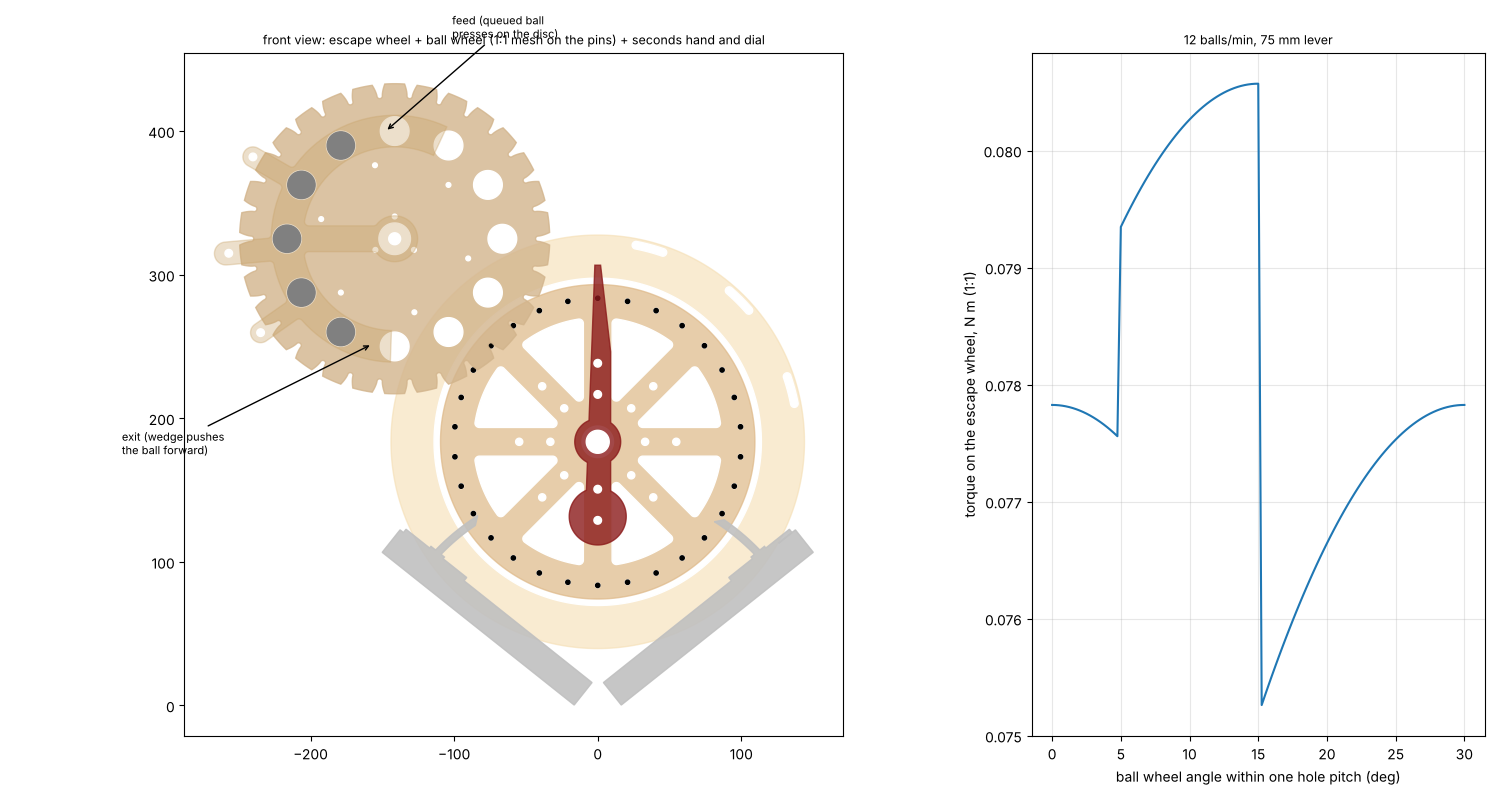

Write the Python code that produced this figure.
#!/usr/bin/env python3
"""MARBLE DRIVE for the pin-wheel escapement + SECONDS HAND (WIP, preview stage: renders, no G-code yet unless --gcode).

The pendulum is motor-driven, so the escape wheel only needs enough torque to step 6 deg per second and beat friction.
  - BALL WHEEL: one disc (2 x ply3, screwed) on its own fixed 8 mm axle beside the escape wheel, in the escape
    wheel's 20 mm gap plane. Its rim is a GEAR whose 30 teeth mesh the escape wheel's own 30 M3 pins (1:1, no extra
    parts on the escape wheel), so it turns once a minute, the other way. The tooth flanks are generated from the pin
    path (each tooth is the envelope of a pin), all addendum: action only after the line of centres.
  - BALL HOLES: 12 round holes (one per 5 s) a little bigger than a 3/4" ball. A queued ball at the top, pressing on
    the disc's front face, rolls into each hole as it arrives (self-metering: one ball per hole). Two fixed GUIDES
    clamped on the axle with M8 nuts (front and back, 10 from the disc's centre plane) keep the balls in their holes
    down the descending side; their weight turns the wheel. Near the bottom a 2-layer WEDGE on the back guide pushes
    each ball forward out of its hole onto your return track to the lift.
  - SECONDS HAND: bolted to the escape wheel's front ring on two spokes' M5 (stood off on nuts over the pin nuts),
    balanced by its tail. A fixed DIAL RING (60 ticks, etched numbers) sits behind the hand tip, outside the wheel.

Front view, x right, y up, origin = the anchor (pendulum) arbor, as in escapement_pin.py; z toward the viewer,
z = 0 the middle of the wheels' gap.

    python3 marbles/clock/marble_drive.py            # numbers + marble_drive.scad + views/marble_drive_*.png
    python3 marbles/clock/marble_drive.py --gcode    # also the ply3 cut files (marbles/gcode/)
"""
import argparse
import math
import subprocess
import sys
from pathlib import Path

import numpy as np
import shapely
from shapely import affinity
from shapely.geometry import LineString, Point, Polygon, box
from shapely.ops import unary_union

HERE = Path(__file__).resolve().parent
sys.path.insert(0, str(HERE))
sys.path.insert(0, str(HERE.parent))
import escapement_pin as E  # noqa: E402

# --- ball wheel -------------------------------------------------------------------------------------------------
Z = 30                    # teeth: = the escape wheel's pins, so 1:1 (one turn a minute)
PLACE = 135.0             # where the ball wheel sits round the escape wheel (deg, from its centre): upper left, so
                          # its descending (left) side is outboard and it is far from the anchor's arms
RG = E.R * Z / E.N        # pitch radius
C = E.R + RG              # centre distance
R_TIP = 108.0             # tooth tips: about 16 deg of action per tooth for a 12 deg pitch (contact ratio ~1.35)
CLEAR = 0.35              # pin envelope grown by this (backlash)
PLY = 2.63
DISC_LAYERS = 2
DISC_T = DISC_LAYERS * PLY
BALL_D = 19.05            # 3/4" chrome steel
BALL_M = 4 / 3 * math.pi * (BALL_D / 20) ** 3 * 7.83 / 1000      # kg (7.83 g/cm3)
K = 12                    # ball holes: one ball every 60 / K s
R_B = 75.0                # hole centre radius: the balls (to R_B + 9.5) stay outside the escape rings' reach
HOLE_D = 20.0             # ball hole
GUIDE_Z = 10.0            # guides' inner faces from the disc's centre plane (ball half-width 9.525)
FEED = 5.0                # ball enters its hole this far past the top (deg, in the turning direction)
OUT = 165.0               # ... and is out by here (the wedge runs 150..175)
BRG_D = 22.0              # 608 seat
CAP_IN = 15.0             # bearing caps: retain the outer race, clear the inner race / nuts
TIE_R = 114.0             # guide tie bolts (M5 + 20 mm of spacers) outside the teeth
G = 9.81

# --- seconds hand + dial ----------------------------------------------------------------------------------------
HAND_TIP = 123.0
HAND_TAIL = 52.0
HAND_Z = E.GAP / 2 + PLY + 8.0          # hand underside: front ring face + two M5 nuts (over the M3 pin ends)
DIAL_IN, DIAL_OUT = 114.0, 144.0
DIAL_Z = E.GAP / 2 + PLY + 1.0          # dial underside: just in front of the ring plane (outside the wheel)
TICK = (116.0, 121.0, 125.0)            # tick from, 1 s tick to, 5 s tick to
NUM_R, NUM_H = 131.0, 7.0
DIAL_SLOTS = (15.0, 45.0, 75.0)         # M5 slots for your frame, between the numbers: the upper right is the only
                                         # side where a post from behind misses both the ball wheel and the anchor arms
SLOT_R = 139.5

W = E.W                                  # escape wheel centre (anchor frame)
BC = E.polar(C, PLACE, W)                # ball wheel centre


def pin_centres(e):
    """escape pins (anchor frame) with the wheel turned clockwise by e deg"""
    return [E.polar(E.R, 90 - k * E.PITCH - e, W) for k in range(E.N)]


def gear_local():
    """the ball disc's toothed outline in its own frame (centre at the origin, at ball angle 0 <-> escape angle 0):
    the tip circle minus every position of every pin (grown by CLEAR) as the two turn together"""
    cut, a = [], -180.0
    while a < 180.0:
        e = a * Z / E.N
        for p in pin_centres(e):
            q = (p[0] - BC[0], p[1] - BC[1])
            c, s = math.cos(math.radians(-a)), math.sin(math.radians(-a))
            q = (q[0] * c - q[1] * s, q[0] * s + q[1] * c)
            if math.hypot(*q) < R_TIP + 3:
                cut.append(Point(q).buffer(E.PR + CLEAR, 16))
        a += 0.25
    g = Point(0, 0).buffer(R_TIP, 256).difference(unary_union(cut))
    return max(getattr(g, "geoms", [g]), key=lambda q: q.area)


def hole_angles(a):
    """ball hole angles measured from the top in the ball wheel's turning direction (counter-clockwise)"""
    return [(j * 360.0 / K + a) % 360.0 for j in range(K)]


def disc_layer(gear):
    holes = [Point(0, R_B).buffer(HOLE_D / 2, 64)]
    holes = [affinity.rotate(holes[0], j * 360 / K, origin=(0, 0)) for j in range(K)]
    holes.append(Point(0, 0).buffer(BRG_D / 2, 64))
    holes += cap_screws() + layer_screws()
    return gear.difference(unary_union(holes))


def cap_screws():
    return [Point(E.polar(15.5, 90 + 120 * i)).buffer(1.65, 24) for i in range(3)]


def layer_screws():
    """M3 holding the 2 disc layers together, between the ball holes, inside them"""
    return [Point(E.polar(R_B - 22, 90 + 360 / K * (j + 0.5))).buffer(1.65, 24) for j in range(0, K, 2)]


def bearing_cap():
    return Point(0, 0).buffer(20.5, 64).difference(unary_union([Point(0, 0).buffer(CAP_IN / 2, 48)] + cap_screws()))


def arc_band(r0, r1, a0, a1):
    """band between radii r0..r1 from angle a0 to a1 (deg from the top, counter-clockwise)"""
    pts = [E.polar(r1, 90 + a0 + (a1 - a0) * i / 60) for i in range(61)]
    pts += [E.polar(r0, 90 + a1 - (a1 - a0) * i / 60) for i in range(61)]
    return Polygon(pts)


def guide(front):
    """fixed guide plate (ball frame, unrotated: the wheel's top is +y). Back guide: the stop at the feed point
    and the base of the exit wedge; front guide: starts after the feed, ends before the wedge"""
    a0, a1 = (25.0, 150.0) if front else (-25.0, 178.0)
    band = arc_band(R_B - 11, R_B + 11, a0, a1)
    hub = Point(0, 0).buffer(16, 48)
    arm = LineString([(0, 0), E.polar(R_B, 90 + 90)]).buffer(9, cap_style=2)
    ties = [E.polar(TIE_R, 90 + a) for a in (60.0, 125.0)]
    lugs = [LineString([E.polar(R_B, 90 + a), p]).buffer(7, cap_style=1) for a, p in zip((60.0, 125.0), ties)]
    tab = LineString([E.polar(R_B, 90 + 95), E.polar(TIE_R + 4, 90 + 95)]).buffer(8, cap_style=1)
    g = unary_union([band, hub, arm, tab] + lugs).buffer(3).buffer(-3)
    holes = [Point(0, 0).buffer(4.15, 32)] + [Point(p).buffer(2.65, 24) for p in ties]
    holes.append(Point(E.polar(TIE_R + 2, 90 + 95)).buffer(2.65, 24))      # frame link (stops it turning on the axle)
    return g.difference(unary_union(holes)), ties


def wedge(step):
    """exit wedge layers on the back guide's inner face: step 1 from 150, step 2 from 160 (each 2.63 nearer the disc)"""
    a0 = 150.0 if step == 1 else 160.0
    g = arc_band(R_B - 11, R_B + 11, a0, 178.0)
    return g.difference(unary_union([Point(E.polar(R_B + 7.5, 90 + a)).buffer(1.65, 24) for a in (169.0, 175.0)] +
                                    [Point(E.polar(R_B - 7.5, 90 + a)).buffer(1.65, 24) for a in (169.0, 175.0)]))


def hand():
    """seconds hand (escape-wheel frame, centre at the origin, pointing up = +y): bolted through two spokes' M5
    (one up, one down) into the T-nuts; tail disc sized to put the centre of mass on the axle"""
    m5 = E.spoke_m5()
    body = Polygon([(-9, -m5[-1] - 8), (9, -m5[-1] - 8), (9, m5[-1] + 8), (2, HAND_TIP), (-2, HAND_TIP)])
    hub = Point(0, 0).buffer(16, 48)
    lo, hi, tail = 4.0, 30.0, None
    for _ in range(40):                     # bisect the tail disc radius so the centroid sits on the axle
        r = (lo + hi) / 2
        tail = unary_union([body, hub, LineString([(0, 0), (0, -HAND_TAIL)]).buffer(7, cap_style=2),
                            Point(0, -HAND_TAIL).buffer(r, 48)])
        if tail.centroid.y > 0:
            lo = r
        else:
            hi = r
    holes = [Point(0, 0).buffer(8.0, 48)] + [Point(0, s * r_).buffer(2.65, 24) for s in (1, -1) for r_ in m5]
    return tail.difference(unary_union(holes)), r


def dial():
    """the fixed dial ring (escape-wheel frame): cut outline + etched ticks/numbers as polylines"""
    ring = Point(0, 0).buffer(DIAL_OUT, 256).difference(Point(0, 0).buffer(DIAL_IN, 256))
    slots = [LineString(E.arc(SLOT_R, a - 4, a + 4)).buffer(2.65, cap_style=1)
             for a in DIAL_SLOTS]      # +-4 deg: turn the dial to line the ticks up with the hand
    g = ring.difference(unary_union(slots))
    ticks = []
    for s in range(60):
        a = 90 - 6 * s
        ticks.append([E.polar(TICK[0], a), E.polar(TICK[2] if s % 5 == 0 else TICK[1], a)])
    nums = [(f"{s}", *E.polar(NUM_R, 90 - 6 * s)) for s in range(0, 60, 5)]
    return g, ticks, nums


def to_anchor(g, ang=0.0):
    """ball frame -> anchor frame, the ball wheel turned counter-clockwise by ang"""
    return affinity.translate(affinity.rotate(g, ang, origin=(0, 0)), *BC)


def torque(a):
    """ball wheel torque (N m) at ball angle a: every loaded ball weighs on the descending (left) side"""
    t = 0.0
    for th in hole_angles(a):
        if FEED <= th <= OUT:
            t += BALL_M * G * (R_B / 1000) * math.sin(math.radians(th))
    return t


def mesh_check(gear):
    """push the escape wheel with the ball wheel over 2 pitches: (min, max) lag in deg; constant = continuous action"""
    def overlap(a, e):
        pts = []
        c, s = math.cos(math.radians(-a)), math.sin(math.radians(-a))
        for p in pin_centres(e):
            q = (p[0] - BC[0], p[1] - BC[1])
            q = (q[0] * c - q[1] * s, q[0] * s + q[1] * c)
            if math.hypot(*q) < R_TIP + 4:
                pts.append(q)
        return bool(np.min(shapely.distance(gear, shapely.points(np.array(pts)))) < E.PR)
    e, lags, a = -2.0, [], 0.0
    while a <= 2 * E.PITCH:
        if overlap(a, e):
            lo, hi = e, e + 0.05                    # small steps: the free window is only the backlash wide
            while overlap(a, hi):
                hi += 0.05
            for _ in range(20):
                m = (lo + hi) / 2
                lo, hi = (m, hi) if overlap(a, m) else (lo, m)
            e = hi
        if a > 2:
            lags.append(a * Z / E.N - e)
        a += 0.1
    return min(lags), max(lags)


def clearances(gear):
    """minimum gaps (mm) between the ball wheel and the escapement's parts in the same planes, over the swing"""
    tip = Point(BC).buffer(R_TIP, 256)
    anc = E.anchor_parts()
    sweep = [12 * (i / 6 - 1) for i in range(13)]
    d_anchor = min(affinity.rotate(anc, th, origin=(0, 0)).distance(tip) for th in sweep)
    balls_out = C - (R_B + BALL_D / 2) - E.RING_R                       # balls vs the escape rings (plan)
    spokes_in = C - R_TIP - (E.beam_reach() - 3)                       # teeth vs the escape wheel's 2020 spokes
    return d_anchor, balls_out, spokes_in


def scad_poly(g):
    g = max(getattr(g, "geoms", [g]), key=lambda q: q.area)
    pts = [[round(x, 2), round(y, 2)] for x, y in g.exterior.coords]
    holes = [[[round(x, 2), round(y, 2)] for x, y in r.coords] for r in g.interiors]
    allp = pts + [q for h in holes for q in h]
    paths, k = [list(range(len(pts)))], len(pts)
    for h in holes:
        paths.append(list(range(k, k + len(h))))
        k += len(h)
    return f"polygon(points={allp}, paths={paths});"


def scad(gear, out, phi=0.0):
    L = ["$fn=32;"]
    def slab(g, z0, t, col):
        L.append(f'color("{col}") translate([0,0,{z0:.2f}]) linear_extrude({t:.2f}) {scad_poly(g)}')
    a = phi * E.N / Z                                      # ball wheel angle for escape angle phi
    # escape wheel: 2 rings, pins, 2020 spokes
    ring = affinity.rotate(E.wheel(), -phi, origin=W)
    for z0 in (E.GAP / 2, -E.GAP / 2 - PLY):
        slab(ring, z0, PLY, "burlywood")
    for p in pin_centres(phi):
        L.append(f'color("silver") translate([{p[0]:.2f},{p[1]:.2f},{-E.GAP / 2 - PLY - 2:.2f}]) cylinder(d=3,h={E.GAP + 2 * PLY + 6:.2f});')
    for i in range(4):
        sp = LineString([E.polar(E.HUB_A, 90 * i - phi, W), E.polar(E.beam_reach() - 3, 90 * i - phi, W)]).buffer(10, cap_style=2)
        slab(sp, -E.GAP / 2, E.GAP, "silver")
    # anchor: hub plates + arms (at rest)
    hub, ie, ix, _ = E.anchor()
    for z0 in (E.GAP / 2, -E.GAP / 2 - PLY):
        slab(hub, z0, PLY, "peru")
    for b in (ie["beam"], ix["beam"], E.ANCHOR_INFO["tail"]):
        slab(b, -E.GAP / 2, E.GAP, "silver")
    for u in (ie, ix):
        slab(u["t"], -3, 6, "#222")
    # ball wheel: disc (2 layers), caps, balls, guides, wedge
    d = to_anchor(disc_layer(gear), a)
    slab(d, -DISC_T / 2, DISC_T, "tan")
    cap = to_anchor(bearing_cap())
    slab(cap, DISC_T / 2, PLY, "peru")
    slab(cap, -DISC_T / 2 - PLY, PLY, "peru")
    for th in hole_angles(a):
        if FEED <= th <= OUT:
            p = E.polar(R_B, 90 + th, BC)
            L.append(f'color("gainsboro") translate([{p[0]:.2f},{p[1]:.2f},0]) sphere(d={BALL_D});')
    gf, ties = guide(True)
    gb, _ = guide(False)
    slab(to_anchor(gf), GUIDE_Z, PLY, "#c9a46a")
    slab(to_anchor(gb), -GUIDE_Z - PLY, PLY, "#c9a46a")
    slab(to_anchor(wedge(1)), -GUIDE_Z, PLY, "#b08850")
    slab(to_anchor(wedge(2)), -GUIDE_Z + PLY, PLY, "#b08850")
    for p in ties:
        q = to_anchor(Point(p))
        L.append(f'color("silver") translate([{q.x:.2f},{q.y:.2f},{-GUIDE_Z - PLY - 1:.2f}]) cylinder(d=5,h={2 * GUIDE_Z + 2 * PLY + 2:.2f});')
    L.append(f'color("silver") translate([{BC[0]:.2f},{BC[1]:.2f},-30]) cylinder(d=8,h=60);')
    L.append(f'color("silver") translate([{W[0]:.2f},{W[1]:.2f},-30]) cylinder(d=8,h=60);')
    # queued balls on the feed chute (just a hint of where the feed comes in)
    for i in range(3):
        p = E.polar(R_B, 90 + FEED - 8, BC)
        L.append(f'color("gainsboro") translate([{p[0] + 4 + 19.5 * i:.2f},{p[1] + 3 + 4 * i:.2f},{DISC_T / 2 + BALL_D / 2 + 0.5:.2f}]) sphere(d={BALL_D});')
    # seconds hand + dial
    h, _ = hand()
    slab(affinity.translate(affinity.rotate(h, -phi, origin=(0, 0)), *W), HAND_Z, PLY, "#8b1a1a")
    dg, ticks, nums = dial()
    slab(affinity.translate(dg, *W), DIAL_Z, PLY, "wheat")
    for t in ticks:
        seg = affinity.translate(LineString(t).buffer(0.6, cap_style=2), *W)
        slab(seg, DIAL_Z + PLY, 0.3, "#333")
    out.write_text(L[0] + "\nrotate([90,0,0]) {   // stand it up: drawing y -> up, z (toward the viewer) -> -y\n" + "\n".join(L[1:]) + "\n}\n")


def front_drawing(gear, path):
    import matplotlib
    matplotlib.use("Agg")
    import matplotlib.pyplot as plt
    fig, (ax, ax2) = plt.subplots(1, 2, figsize=(15, 8), gridspec_kw=dict(width_ratios=[2.2, 1]))
    def draw(g, **kw):
        for p in getattr(g, "geoms", [g]):
            ax.fill(*p.exterior.xy, **kw)
            for r in p.interiors:
                ax.fill(*r.xy, color="w")
    draw(affinity.translate(dial()[0], *W), color="wheat", alpha=.6)
    draw(E.wheel(), color="burlywood", alpha=.7)
    for p in pin_centres(0):
        ax.add_patch(plt.Circle(p, 1.5, color="k"))
    draw(E.anchor_parts(), color="silver", alpha=.9)
    draw(to_anchor(disc_layer(gear)), color="tan", alpha=.8)
    draw(to_anchor(guide(False)[0]), color="#c9a46a", alpha=.35)
    for th in hole_angles(0):
        if FEED <= th <= OUT:
            ax.add_patch(plt.Circle(E.polar(R_B, 90 + th, BC), BALL_D / 2, color="gray"))
    h, _ = hand()
    draw(affinity.translate(h, *W), color="#8b1a1a", alpha=.8)
    ax.annotate("feed (queued ball\npresses on the disc)", E.polar(R_B, 90 + FEED, BC), (BC[0] + 40, BC[1] + 140),
                arrowprops=dict(arrowstyle="->"), fontsize=8)
    ax.annotate("exit (wedge pushes\nthe ball forward)", E.polar(R_B, 90 + 168, BC), (BC[0] - 190, BC[1] - 150),
                arrowprops=dict(arrowstyle="->"), fontsize=8)
    ax.set_aspect("equal")
    ax.set_title("front view: escape wheel + ball wheel (1:1 mesh on the pins) + seconds hand and dial", fontsize=9)
    angs = np.linspace(0, 360 / K, 121)
    ax2.plot(angs, [torque(x) for x in angs])
    ax2.set_xlabel("ball wheel angle within one hole pitch (deg)")
    ax2.set_ylabel("torque on the escape wheel, N m (1:1)")
    ax2.set_title(f"{K} balls/min, {R_B:g} mm lever", fontsize=9)
    ax2.grid(alpha=.3)
    plt.tight_layout()
    plt.savefig(path, dpi=100)


def emit_all(gear, out_dir):
    from laser_parts import gcode
    T, kerf, _ = gcode.fit("ply3")
    job = gcode.job("ply3")
    ejob = gcode.job("ply3", recipe="etch", feed_mm_per_min=3000, power_percent=60)   # as spiral_base.py (estimate)

    def one(name, g, copies, note, etches=()):
        gk = g.buffer(kerf / 2, join_style=2)
        x0, y0, x1, y1 = gk.bounds
        cuts = []
        for pg in getattr(gk, "geoms", [gk]):
            cuts += [gcode.Polyline([(x - x0, y - y0) for x, y in r.coords], True) for r in pg.interiors]
            cuts.append(gcode.Polyline([(x - x0, y - y0) for x, y in pg.exterior.coords], True))
        cuts = gcode.order(cuts)
        stem = gcode.name(name, x1 - x0, y1 - y0, "ply3")
        lines = gcode.preamble(job, title=f"{stem} -- marbles/clock/marble_drive.py: cut {copies}",
                               notes=[note, f"ply3: T {T}, kerf {kerf}; X0 Y0 = bottom-left"], etch=ejob if etches else None)
        ets = gcode.order([gcode.Polyline([(x - x0, y - y0) for x, y in pl], False) for pl in etches])
        for i, e in enumerate(ets, 1):
            lines += gcode.etch(e, ejob, i, len(ets))
        for i, c in enumerate(cuts, 1):
            lines += gcode.cut(c, job, i, len(cuts))
        p = gcode.write(out_dir / f"{stem}.gcode", lines)
        mins = sum(LineString(c.points).length * job.passes for c in cuts) / job.feed_mm_per_min
        print(f"  {p.name}: cut {copies}, ~{mins:.0f} min each")

    one("mdrive_ball_disc", disc_layer(gear), DISC_LAYERS,
        f"ball wheel disc, {Z} teeth on the escape pins (1:1), {K} ball holes d{HOLE_D:g} on r{R_B:g}, 608 seat; 2 layers, M3 together")
    one("mdrive_bearing_cap", bearing_cap(), 2, "608 retainer, one each face of the disc (3 x M3 through both disc layers)")
    one("mdrive_guide_front", guide(True)[0], 1, "front guide: clamp on the 8 mm axle with M8 nuts, 10 in front of the disc's centre plane")
    one("mdrive_guide_back", guide(False)[0], 1, "back guide: as the front, behind; carries the exit wedge")
    one("mdrive_wedge_1", wedge(1), 1, "exit wedge layer 1 (on the back guide's inner face, M3)")
    one("mdrive_wedge_2", wedge(2), 1, "exit wedge layer 2 (on layer 1)")
    h, _ = hand()
    one("mdrive_seconds_hand", h, 1, "seconds hand: M5 through two spokes' holes into the T-nuts, on 2 nuts each over the pin ends")
    import sys as _s
    _s.path.insert(0, str(Path("/home/user/cnc_vibes/cnc_calibrate")))
    from spiral_cal import _label_strokes
    dg, ticks, nums = dial()
    strokes = []
    for text, x, y in nums:
        strokes += _label_strokes(text, x, y, NUM_H)
    chains = gcode.fuse_touching([[(x1, y1), (x2, y2)] for x1, y1, x2, y2 in strokes], tol=0.05)
    ets = [list(t) for t in ticks] + [[tuple(q) for q in ch] for ch in chains if len(ch) > 1]
    one("mdrive_dial", dg, 1, "fixed seconds dial ring behind the hand tip; M5 slots +-4 deg to line it up", etches=ets)


def main():
    ap = argparse.ArgumentParser(description=__doc__.split("\n")[0])
    ap.add_argument("--gcode", action="store_true")
    ap.add_argument("--no-render", action="store_true")
    ap.add_argument("-o", "--out", type=Path, default=HERE.parent / "gcode")
    a = ap.parse_args()
    gear = gear_local()
    lo, hi = mesh_check(gear)
    ts = [torque(x) for x in np.linspace(0, 360 / K, 241)]
    d_anchor, balls_out, spokes_in = clearances(gear)
    h, tail_r = hand()
    print(f"ball wheel: {Z} teeth (pitch r {RG:g}, tips r {R_TIP:g}) on the escape wheel's {E.N} pins, centre distance {C:g}, "
          f"at {PLACE:g} deg from the escape centre; turns 1 per {60 * Z / E.N:g} s the other way")
    print(f"  mesh: escape-wheel lag {lo:.2f}..{hi:.2f} deg while pushed over 2 pitches (constant = the teeth hand over without a gap)")
    print(f"  {K} holes d{HOLE_D:g} on r{R_B:g} -> {K * E.N / Z:g} balls/min; ball {BALL_M * 1000:.1f} g; torque at the escape wheel "
          f"{min(ts):.3f}..{max(ts):.3f} N m, mean {sum(ts) / len(ts):.3f}")
    print(f"  clearances: teeth vs anchor parts over +-12 deg {d_anchor:.1f}; balls vs escape rings (plan) {balls_out:.1f}; "
          f"teeth vs escape 2020 spokes {spokes_in:.1f}")
    print(f"seconds hand: tip r {HAND_TIP:g}, tail disc r {tail_r:.1f} at {HAND_TAIL:g} (balanced on the axle); dial ring "
          f"{2 * DIAL_IN:g}..{2 * DIAL_OUT:g} across")
    front_drawing(gear, HERE / "marble_drive.png")
    out = HERE / "marble_drive.scad"
    scad(gear, out)
    if not a.no_render:
        views = HERE.parent / "views"
        cx, cy = (W[0] + BC[0]) / 2, (W[1] + BC[1]) / 2
        for n, cam in (("front", f"{cx},-1050,{cy - 20},{cx},0,{cy - 20}"), ("iso", f"{cx + 560},-920,{cy + 300},{cx},0,{cy + 10}"),
                       ("left", f"{cx - 620},-560,{cy + 200},{cx - 50},0,{cy + 20}")):
            subprocess.run(["xvfb-run", "-a", "openscad", "-o", str(views / f"marble_drive_{n}.png"), f"--camera={cam}",
                            "--imgsize=1400,1050", "--projection=p", "--colorscheme=Tomorrow", str(out)], check=True, capture_output=True)
    if a.gcode:
        emit_all(gear, a.out)


if __name__ == "__main__":
    main()
